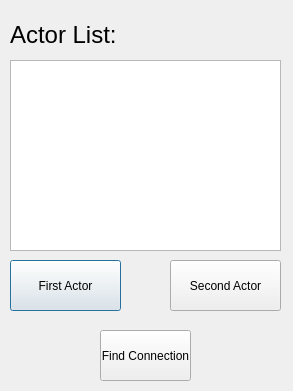
<?xml version="1.0" encoding="UTF-8"?>
<ui version="4.0">
 <class>SeperationDialogClass</class>
 <widget class="QDialog" name="SeperationDialogClass">
  <property name="geometry">
   <rect>
    <x>0</x>
    <y>0</y>
    <width>293</width>
    <height>391</height>
   </rect>
  </property>
  <property name="windowTitle">
   <string notr="true"/>
  </property>
  <widget class="QListWidget" name="ActorsList">
   <property name="geometry">
    <rect>
     <x>10</x>
     <y>60</y>
     <width>271</width>
     <height>191</height>
    </rect>
   </property>
  </widget>
  <widget class="QLabel" name="ActorListLabel">
   <property name="geometry">
    <rect>
     <x>10</x>
     <y>20</y>
     <width>111</width>
     <height>31</height>
    </rect>
   </property>
   <property name="text">
    <string>&lt;html&gt;&lt;head/&gt;&lt;body&gt;&lt;p&gt;&lt;span style=&quot; font-size:18pt;&quot;&gt;Actor List:&lt;/span&gt;&lt;/p&gt;&lt;/body&gt;&lt;/html&gt;</string>
   </property>
  </widget>
  <widget class="QPushButton" name="FirstActorButton">
   <property name="geometry">
    <rect>
     <x>10</x>
     <y>260</y>
     <width>111</width>
     <height>51</height>
    </rect>
   </property>
   <property name="text">
    <string>First Actor</string>
   </property>
  </widget>
  <widget class="QPushButton" name="SecondActorButton">
   <property name="geometry">
    <rect>
     <x>170</x>
     <y>260</y>
     <width>111</width>
     <height>51</height>
    </rect>
   </property>
   <property name="text">
    <string>Second Actor</string>
   </property>
  </widget>
  <widget class="QPushButton" name="beginSearch">
   <property name="geometry">
    <rect>
     <x>100</x>
     <y>330</y>
     <width>91</width>
     <height>51</height>
    </rect>
   </property>
   <property name="text">
    <string>Find Connection</string>
   </property>
  </widget>
 </widget>
 <resources/>
 <connections/>
</ui>
